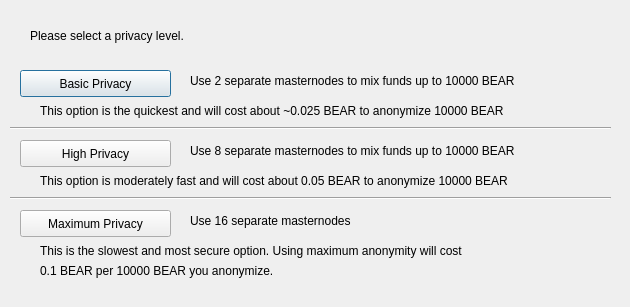
<?xml version="1.0" encoding="UTF-8"?>
<ui version="4.0">
 <class>ObfuscationConfig</class>
 <widget class="QDialog" name="ObfuscationConfig">
  <property name="geometry">
   <rect>
    <x>0</x>
    <y>0</y>
    <width>630</width>
    <height>307</height>
   </rect>
  </property>
  <property name="windowTitle">
   <string>Configure Obfuscation</string>
  </property>
  <widget class="QPushButton" name="buttonBasic">
   <property name="geometry">
    <rect>
     <x>20</x>
     <y>70</y>
     <width>151</width>
     <height>27</height>
    </rect>
   </property>
   <property name="text">
    <string>Basic Privacy</string>
   </property>
  </widget>
  <widget class="QPushButton" name="buttonHigh">
   <property name="geometry">
    <rect>
     <x>20</x>
     <y>140</y>
     <width>151</width>
     <height>27</height>
    </rect>
   </property>
   <property name="text">
    <string>High Privacy</string>
   </property>
  </widget>
  <widget class="QPushButton" name="buttonMax">
   <property name="geometry">
    <rect>
     <x>20</x>
     <y>210</y>
     <width>151</width>
     <height>27</height>
    </rect>
   </property>
   <property name="text">
    <string>Maximum Privacy</string>
   </property>
  </widget>
  <widget class="QLabel" name="label">
   <property name="geometry">
    <rect>
     <x>30</x>
     <y>20</y>
     <width>571</width>
     <height>31</height>
    </rect>
   </property>
   <property name="text">
    <string>Please select a privacy level.</string>
   </property>
  </widget>
  <widget class="QLabel" name="label_2">
   <property name="geometry">
    <rect>
     <x>190</x>
     <y>70</y>
     <width>421</width>
     <height>21</height>
    </rect>
   </property>
   <property name="text">
    <string>Use 2 separate masternodes to mix funds up to 10000 BEAR</string>
   </property>
  </widget>
  <widget class="QLabel" name="label_3">
   <property name="geometry">
    <rect>
     <x>190</x>
     <y>140</y>
     <width>411</width>
     <height>21</height>
    </rect>
   </property>
   <property name="text">
    <string>Use 8 separate masternodes to mix funds up to 10000 BEAR</string>
   </property>
  </widget>
  <widget class="QLabel" name="label_4">
   <property name="geometry">
    <rect>
     <x>190</x>
     <y>210</y>
     <width>421</width>
     <height>21</height>
    </rect>
   </property>
   <property name="text">
    <string>Use 16 separate masternodes</string>
   </property>
  </widget>
  <widget class="QLabel" name="label_6">
   <property name="geometry">
    <rect>
     <x>40</x>
     <y>100</y>
     <width>561</width>
     <height>21</height>
    </rect>
   </property>
   <property name="text">
    <string>This option is the quickest and will cost about ~0.025 BEAR to anonymize 10000 BEAR</string>
   </property>
  </widget>
  <widget class="QLabel" name="label_7">
   <property name="geometry">
    <rect>
     <x>40</x>
     <y>170</y>
     <width>561</width>
     <height>21</height>
    </rect>
   </property>
   <property name="text">
    <string>This option is moderately fast and will cost about 0.05 BEAR to anonymize 10000 BEAR</string>
   </property>
  </widget>
  <widget class="QLabel" name="label_8">
   <property name="geometry">
    <rect>
     <x>40</x>
     <y>240</y>
     <width>561</width>
     <height>21</height>
    </rect>
   </property>
   <property name="text">
    <string>This is the slowest and most secure option. Using maximum anonymity will cost</string>
   </property>
  </widget>
  <widget class="QLabel" name="label_9">
   <property name="geometry">
    <rect>
     <x>40</x>
     <y>260</y>
     <width>561</width>
     <height>21</height>
    </rect>
   </property>
   <property name="text">
    <string>0.1 BEAR per 10000 BEAR you anonymize.</string>
   </property>
  </widget>
  <widget class="Line" name="line">
   <property name="geometry">
    <rect>
     <x>10</x>
     <y>120</y>
     <width>601</width>
     <height>16</height>
    </rect>
   </property>
   <property name="orientation">
    <enum>Qt::Horizontal</enum>
   </property>
  </widget>
  <widget class="Line" name="line_2">
   <property name="geometry">
    <rect>
     <x>10</x>
     <y>190</y>
     <width>601</width>
     <height>16</height>
    </rect>
   </property>
   <property name="orientation">
    <enum>Qt::Horizontal</enum>
   </property>
  </widget>
 </widget>
 <resources/>
 <connections/>
</ui>
